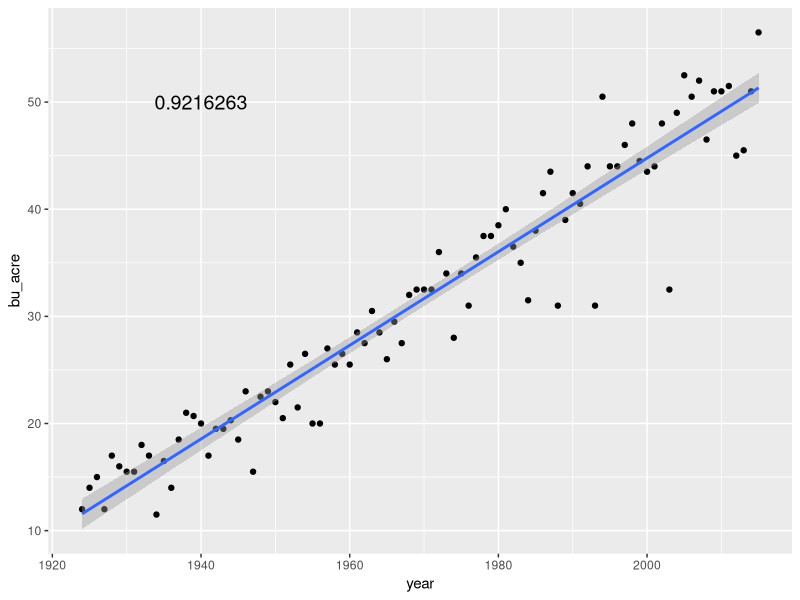
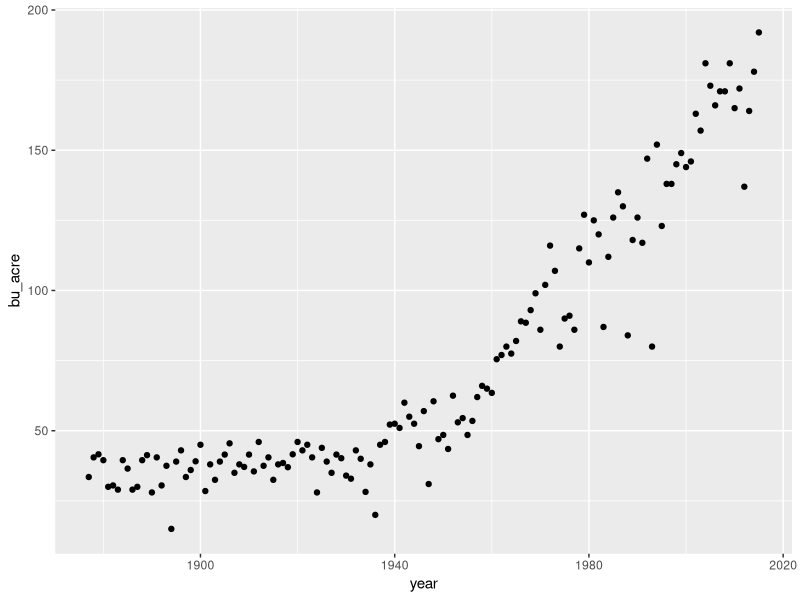
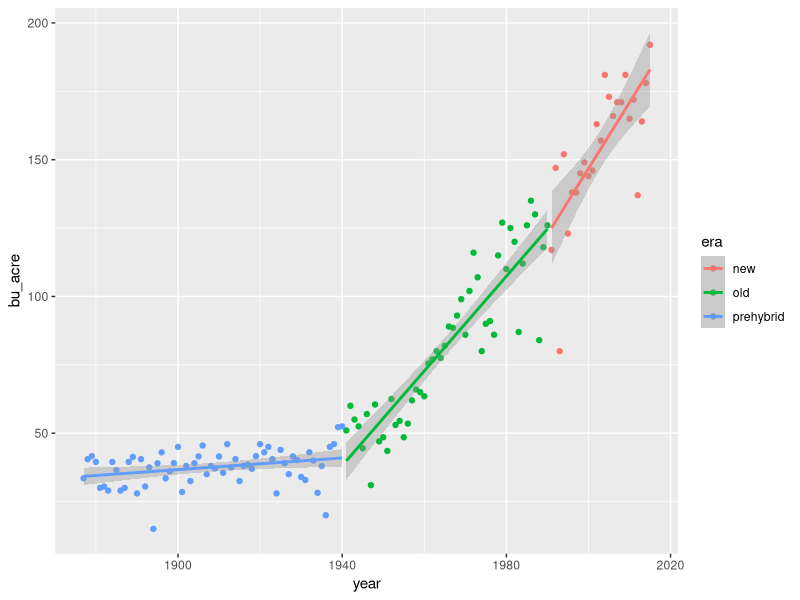
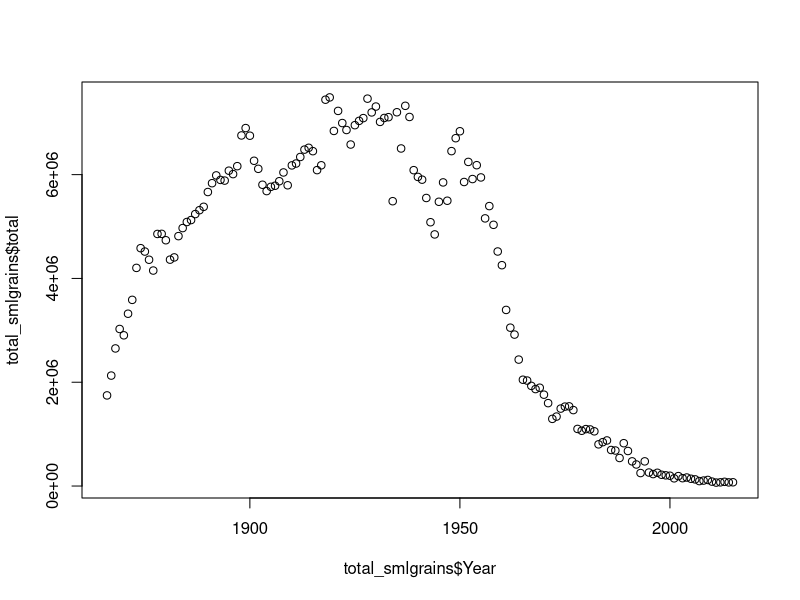
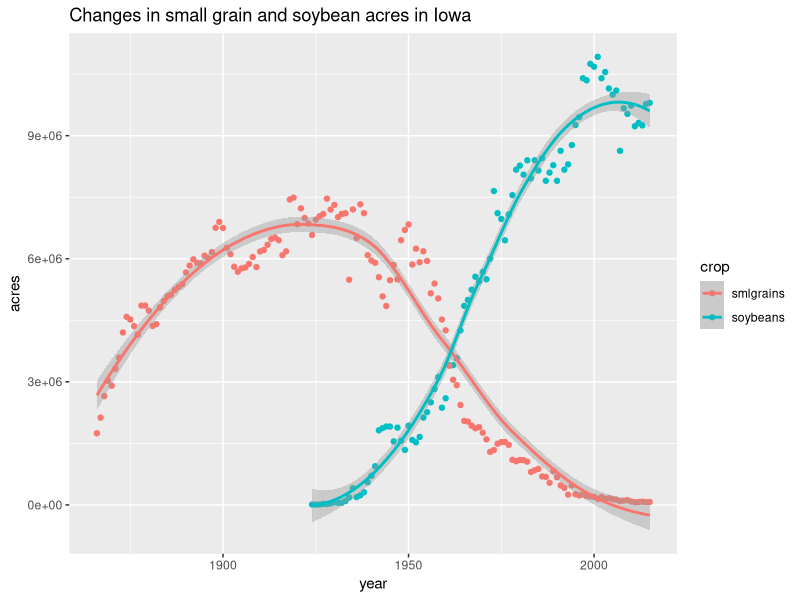

These charts were generated, in order, by the following R code:
#This script is meant to illustrate subsetting and does not necessarily demostrate the most efficient coding
#practices. Here we import a dataset from National Agricultural Statitistics Service 
#(NASS, https://quickstats.nass.usda.gov/) that focuses on field crops in Iowa.

#Use this to check and set your working directory (or toolbar in RStudio)
getwd()
#setwd()

library(readr) 
crops<-read_csv("NASS-Iowa.csv")  #ctr+enter or command+enter will run the line you are on 

head(crops)  #If you want to glance at the data
tail(crops)  # BTW, hashtag is used to insert commments

#Let's get rid of some columns

#Choose the columns you want to keep
fewer_columns<-crops[,c("Year", "State", "Commodity", "Data Item", "Value")]

#Can also specify by column number  
notsomany_columns<-crops[,c(2, 6, 16 ,17, 20)]

#Let's get rid of some rows - like everything, there are a lot of ways to do the same thing 

recent<-fewer_columns[fewer_columns$Year != 1866, ]

recent<-fewer_columns[fewer_columns$Year %in% c(1867:2015),]  

recent<-fewer_columns[1:6819,]  

#Now let's subset soybeans, just bushels per acre  
beans<-recent[recent$Commodity == "SOYBEANS" & 
                recent$`Data Item` == "SOYBEANS - YIELD, MEASURED IN BU / ACRE",]  

#These columns names are driving me crazy, let's rename  
colnames(beans)<-c("year", "state", "commodity", "measure", "bu_acre")  
beans<-beans[,-4] #We don't even need this column, let's remove

#Add a unit conversion as a new column
beans$Mg_ha<-beans$bu_acre*60*0.00045*0.40

#Fit a linear model to examine the relationship between time and yield
mod<-lm(beans$bu_acre ~ beans$year)

#Look at the summary
summary(mod)

#Look at names of things the model gives us
names(summary(mod))

#What does it mean by "coefficients"?
summary(mod)$coefficients

#Extract the p-value
summary(mod)$coefficients[,4] 

#Extract the R squared
summary(mod)$r.squared

#Here is something that was extracted (R^2) being useful
library(ggplot2)

ggplot(beans, aes(x=year, y=bu_acre))+
  geom_point()+
  geom_smooth(method='lm')+
  annotate("text", x=1940, y=50, label = summary(mod)$r.squared, size=5, parse=TRUE)


#######################################################
#Now let's subset grain corn, just bushels per acre  
corn<-recent[recent$Commodity == "CORN" & 
               recent$`Data Item` == "CORN, GRAIN - YIELD, MEASURED IN BU / ACRE",]  

#These columns names are driving me crazy, let's rename  
colnames(corn)<-c("year", "state", "commodity", "measure", "bu_acre")  
corn<-corn[,-4] #We don't even need this column, let's remove  

ggplot(corn, aes(x=year, y=bu_acre))+
  geom_point()

#Let's add a column to define "prehybrid", "old" and "new" era corn
corn$era[corn$year %in% c(1867:1940)]<-"prehybrid"
corn$era[corn$year %in% c(1941:1990)]<-"old"
corn$era[corn$year %in% c(1991:2015)]<-"new"

ggplot(corn, aes(x=year, y=bu_acre, group=era, color=era))+
  geom_point()+
  geom_smooth(method=lm)


####Fit lines to the data and look at the differences in slopes  
library(nlme) #We'll need this for a minute (lmList)
mod<-lmList(bu_acre ~ year | era, data=corn)

#And here we extract the actual slopes
coef(mod)[2]

#To determine if the slopes are actually different, we would need STATISTICS

#######################################################
#Now we want to look at small grains as a group
#Subset most of the small grains listed
smlgrains<-fewer_columns[fewer_columns$Commodity %in% c("OATS", "BARLEY", "WHEAT", "RYE") & 
                           fewer_columns$`Data Item` %in% c("OATS - ACRES HARVESTED","BARLEY - ACRES HARVESTED",
                                                            "WHEAT - ACRES HARVESTED","RYE - ACRES HARVESTED"),]

#These data from NASS have a comma in them and we have to remove it by
#substituting "nothing" in the place of the comma. You will run into random problems like
#this a lot and you will always get past it. . .somehow 
smlgrains$Value<-as.numeric(gsub(",", "", smlgrains$Value))

#Here is a glimpse of your future with an awesome package (dplyr)
library(dplyr)
total_smlgrains<-group_by(smlgrains, Year)%>%
  summarise(total=sum(Value))

#Check it out 
plot(total_smlgrains$total~total_smlgrains$Year)

#####################################################
#Don't see many small grains these days, but I do see soybeans. I wonder about the 
#relationship. Let's compare acre amounts

#Back to beans and this time subset "acres harvested"
bean_acres<-recent[recent$Commodity == "SOYBEANS" & 
                     recent$`Data Item` == "SOYBEANS - ACRES HARVESTED",] 

#Now let's work to get the "bean_acres" dataframe and "total_smlgrains" dataframe to 
#look identical so we tack them together for a tidy result
bean_acres<-bean_acres[,c(1,5)] #this is the information we actually need
colnames(bean_acres)<-c("year", "acres")

#Okay, should have left 'Commodity' in there, but now we don't 
#have to have SOYBEANS shouted at us
bean_acres$crop<-"soybeans" 

#Make matching column names and "crop" label for total_smlgrains  
colnames(total_smlgrains)<- c("year", "acres")
total_smlgrains$crop<-"smlgrains"

#Now, R, bind these rows together (rbind)
both<-rbind(bean_acres, total_smlgrains)

#Here's a story about cropland use in Iowa
ggplot(both, aes(x=year, y=acres, group=crop, color=crop))+
  geom_point()+
  geom_smooth()+
  ggtitle("Changes in small grain and soybean acres in Iowa")  

#Back to beans and this time subset "acres harvested"
bean_acres<-recent[recent$Commodity == "SOYBEANS" & 
                     recent$`Data Item` == "SOYBEANS - ACRES HARVESTED",] 

#Now let's work to get the "bean_acres" dataframe and "total_smlgrains" dataframe to 
#look identical so we tack them together for a tidy result
bean_acres<-bean_acres[,c(1,5)] #this is the information we actually need
colnames(bean_acres)<-c("year", "acres")